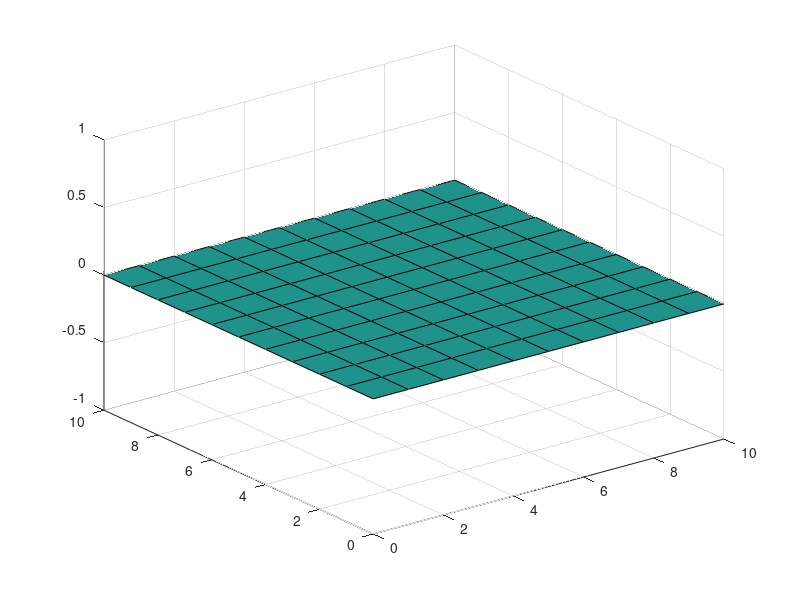

MATLAB code for this plot: (Note: this script raises an error after producing the figure.)
clear all;
close all;

%a = [1; 2; 3; 4; 5];
%b = [1; 2; 3; 4; 5];
%c = b + a;


%[x,y] = meshgrid(a,b);
%z = c;
%mesh(x,y,z);

z = zeros(11,11);
x = 0:1:10;
y = 0:1:10;
surf(x,y,z);

%[X,Y]= meshgrid(-10:10);
%Z = X.^2 + Y.^2;
surf(X,Y,Z);